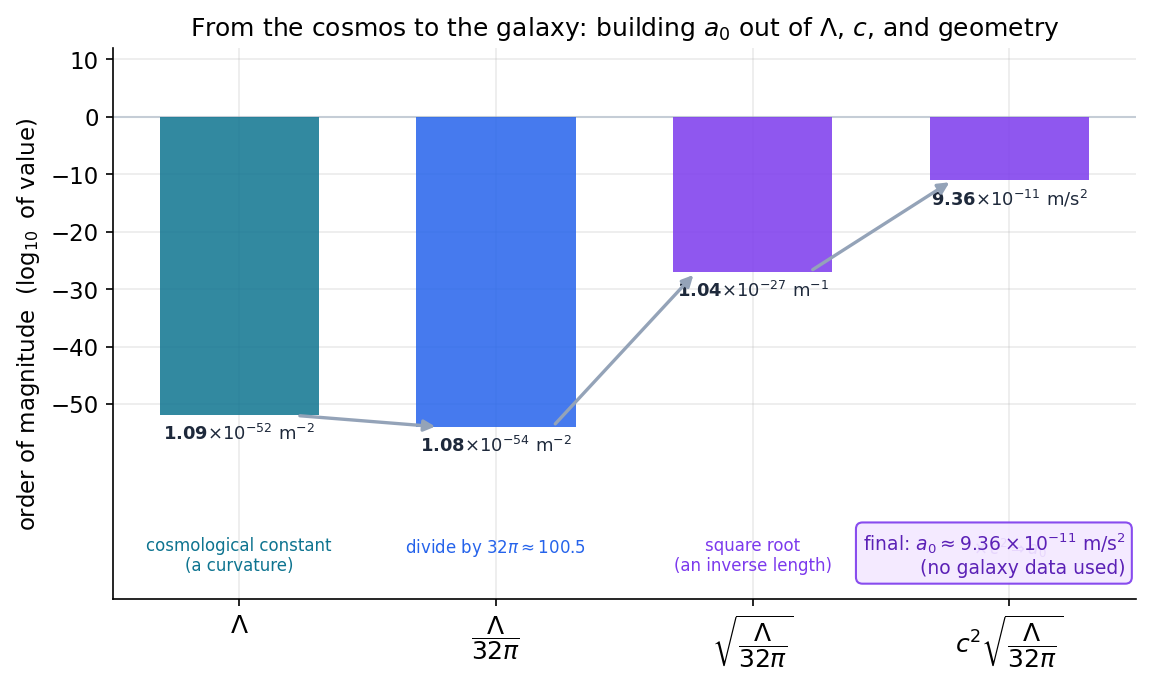

Source code (Python):
import numpy as np, matplotlib
matplotlib.use("Agg")
import matplotlib.pyplot as plt
plt.rcParams.update({"figure.dpi":150,"savefig.dpi":150,"font.size":11,
    "axes.grid":True,"grid.alpha":0.25,"axes.spines.top":False,"axes.spines.right":False,
    "axes.titlesize":12,"figure.facecolor":"white","axes.facecolor":"white"})
C_FW="#7c3aed"; C_NEWTON="#64748b"; C_MOND="#0891b2"; C_DATA="#dc2626"

# --- the worked example, computed step by step from the cosmos alone ---
c    = 2.998e8
G    = 6.674e-11
H0   = 67.4*1e3/3.086e22
OmL  = 0.685
H_L  = H0*np.sqrt(OmL)
Lam  = 3.0*H_L**2/c**2                 # ~1.09e-52  m^-2
step1 = Lam                            # the cosmological constant (a curvature)
step2 = Lam/(32*np.pi)                 # divide by 32 pi
step3 = np.sqrt(step2)                 # sqrt -> inverse length  (m^-1)
a0    = c**2*step3                     # x c^2 -> acceleration  (m/s^2)

# stages of the cascade: label, value, unit, what-it-is, color
stages = [
    (r"$\Lambda$",                 step1, r"$\mathrm{m^{-2}}$", "cosmological constant\n(a curvature)",            "#0e7490"),
    (r"$\dfrac{\Lambda}{32\pi}$",  step2, r"$\mathrm{m^{-2}}$", "divide by $32\\pi\\approx100.5$",                  "#2563eb"),
    (r"$\sqrt{\dfrac{\Lambda}{32\pi}}$", step3, r"$\mathrm{m^{-1}}$", "square root\n(an inverse length)",          "#7c3aed"),
    (r"$c^2\sqrt{\dfrac{\Lambda}{32\pi}}$", a0,  r"$\mathrm{m/s^2}$", "$\\times\\,c^2 \\Rightarrow a_0$",          C_FW),
]
vals   = np.array([s[1] for s in stages])
expo   = np.floor(np.log10(vals)).astype(int)
mant   = vals/10.0**expo

fig, ax = plt.subplots(figsize=(7.8,4.7))
x = np.arange(len(stages))
# plot the (signed) exponent as the bar height so the cascade reads as a magnitude ladder
ax.bar(x, expo, color=[s[4] for s in stages], alpha=0.85, width=0.62, zorder=3)
for xi, s, e, m in zip(x, stages, expo, mant):
    # value label sits just OUTSIDE the bar tip (always below 0 here)
    ax.text(xi, e-1.4, f"{m:.2f}$\\times10^{{{e}}}$ {s[2]}",
            ha="center", va="top", fontsize=8.6, fontweight="bold", color="#1e293b")
    # short descriptor on a common baseline well below all value labels
    ax.text(xi, -73.0, s[3], ha="center", va="top", fontsize=8.0, color=s[4])

# arrows along the cascade
for xi in range(len(stages)-1):
    ax.annotate("", xy=(xi+0.78, expo[xi+1]), xytext=(xi+0.22, expo[xi]),
                arrowprops=dict(arrowstyle="-|>", color="#94a3b8", lw=1.6))

ax.axhline(0, color="#cbd5e1", lw=1.0, zorder=1)
ax.set_xticks(x); ax.set_xticklabels([s[0] for s in stages], fontsize=12)
ax.set_ylim(-84, 12)
ax.set_yticks([-50,-40,-30,-20,-10,0,10])
ax.set_ylabel(r"order of magnitude  ($\log_{10}$ of value)")
ax.set_title("From the cosmos to the galaxy: building $a_0$ out of $\\Lambda$, $c$, and geometry")
ax.text(0.99,0.04, "final: $a_0\\approx9.36\\times10^{-11}$ m/s$^2$\n(no galaxy data used)",
        transform=ax.transAxes, ha="right", va="bottom", fontsize=9, color="#5b21b6",
        bbox=dict(boxstyle="round,pad=0.35", fc="#f3e8ff", ec=C_FW, alpha=0.9))
fig.tight_layout(); fig.savefig("ch20_cosmic_to_galactic.png", bbox_inches="tight"); print("ok")
